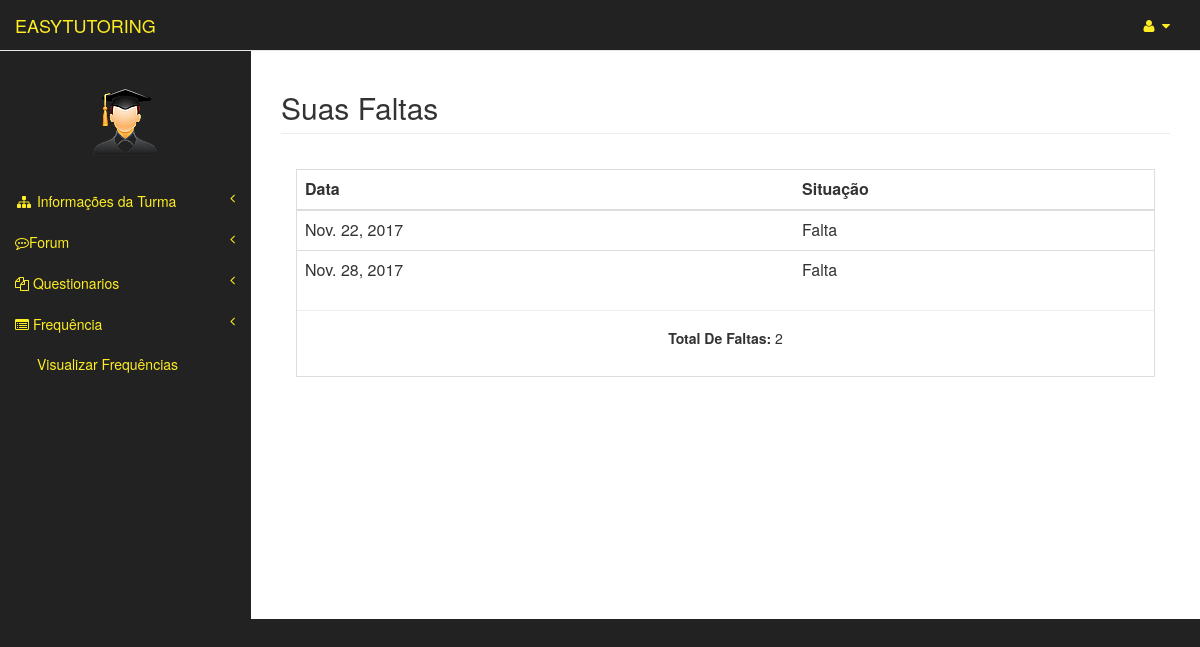
The page /faltas/faltaAluno/13/ (signed in) on the database as committed earlier.
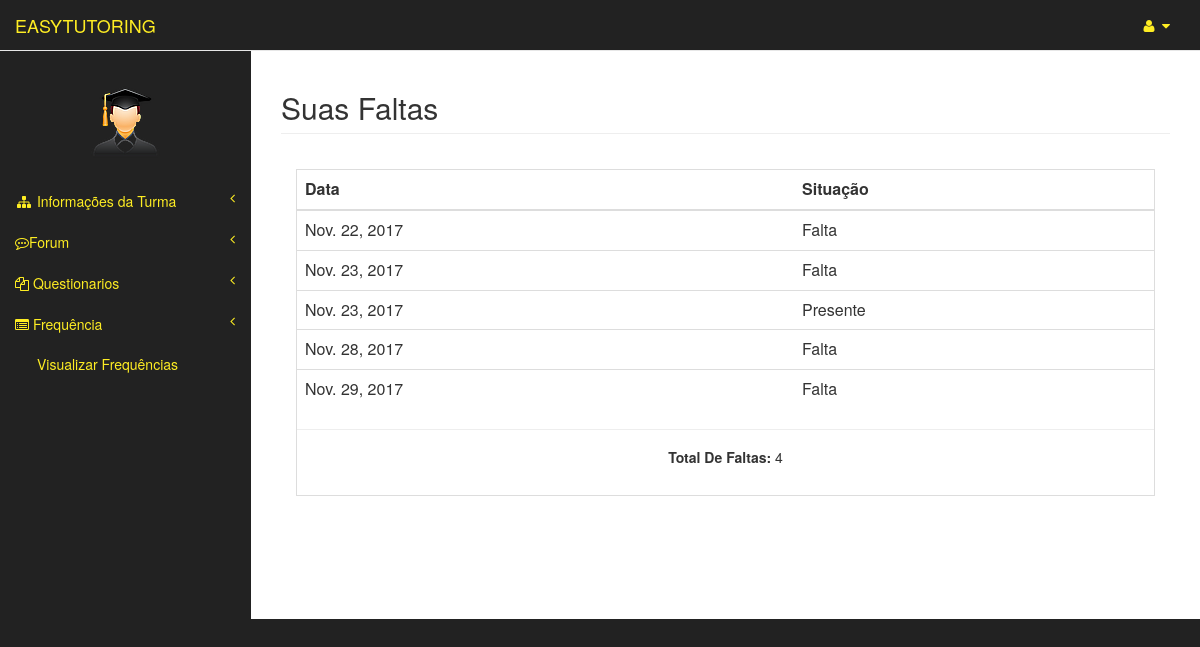
The same page on the database as committed later.
### usuarios/models.py (models this page shows, shortened)
class Usuario(models.Model):
	user = models.OneToOneField(User)
	matricula = models.CharField(max_length=20)
	curso = models.CharField(max_length=3)
	tipo = models.CharField(max_length=8, blank=False,null=True)
	nome_completo = models.CharField(max_length=150)
	img = models.ImageField(upload_to="img/original/", blank=True)
	thumb = ThumbnailerImageField(upload_to="img/thumb/", blank=True,null=True,resize_source=dict(size=(100, 100), sharpen=True))

### faltas/models.py (models this page shows)
class Falta(models.Model):
	turmas = models.ForeignKey(Turma)
	alunos= models.ForeignKey(Aluno)
	date= models.DateField()
	presenca = models.BooleanField(default=False)

### faltas/views.py (the view)
# urls.py: url(r'^faltaAluno/(?P<turma_id>[0-9]+)/$', views.faltaAluno, name='faltaAluno'),
def faltaAluno(request,turma_id):
	user = request.user
	usuario = Usuario.objects.get(user=user)
	turma = Turma.objects.get(pk=turma_id)
	faltas = Falta.objects.filter(turmas=turma,alunos=usuario).order_by('date')
	count_falta = len(Falta.objects.filter(turmas=turma,alunos=usuario,presenca=False))
	context ={'usuario': usuario,
	'turma':turma,
	'faltas': faltas,
	'count_falta':count_falta
	}
	return render(request,'faltas/faltaAluno.html',context=context)

### templates/faltas/faltaAluno.html (shortened to what this page needs)
{% extends "aluno_area/turmaArea.html" %}
{% block pageHeader %}
    <h2 class="page-header">Suas Faltas</h2>
{% endblock pageHeader %}
{% block form %}
      <div class="panel-body">
        <div class="table-responsive table-bordered">
            <table class="table">
                <thead>
                    <tr>
                      <th>Data</th>
                      <th>Situação</th>
                    </tr>
                </thead>
                    {% for falta in faltas  %}
                          <tr>
              <td>{{falta.date}}</td>
            {% if falta.presenca == True %}
              <td>Presente</td>
            {% else %}
              <td>Falta</td>
            {% endif %}
                          </tr>
                    {% endfor %}
                  </table>
                  <hr>
                <center><h5><b>Total De Faltas: </b>{{count_falta}}</h5></center>
                <br>
              </div>
        </div>
    </div>
{% endblock form %}

### templates/aluno_area/turmaArea.html (shortened to what this page needs)
{% extends "aluno_area/index.html" %}
{% block principal %}
    <a class="navbar-brand" href="{% url 'tutor_area:index' %}" id="link-color">EASYTUTORING</a>
{% endblock principal %}
{% block barraLateral %}
                <div class="navbar-default sidebar" role="navigation">
                <div class="sidebar-nav navbar-collapse">
                    <ul class="nav" id="side-menu">
                        <br>
                       <center><p><img src="{{ usuario.thumb.url}}" class= "img-circle"/> </p></center>
                        <li class="itens-menu">
                            <a href="#" id="link-color"><i class="fa fa-sitemap fa-fw"></i> Informações da Turma<span class="fa arrow"></span></a>
                        </li>
                        <li class="itens-menu">
                            <a href="#" id="link-color"><i class="fa fa-commenting-o" ></i>Forum<span class="fa arrow"></span></a>
                        </li>
                        <li class="itens-menu">
                            <a href="#" id="link-color"><i class="fa fa-files-o"></i> Questionarios<span class="fa arrow"></span></a>
                        </li>
                        <li class="itens-menu">
                            <a href="#" id="link-color"><i class="fa fa-list-alt"></i> Frequência<span class="fa arrow"></span></a>
                            <ul class="nav nav-second-level">
                                <li  class="itens-menu">
                                    <a href="{% url 'faltas:faltaAluno' turma.id %}" id="link-color">Visualizar Frequências</a>
                                </li>
                            </ul>
                        </li>
                    </ul>
                </div>
            </div>
{% endblock barraLateral %}

### templates/aluno_area/index.html (shortened to what this page needs)
{% extends "templateEasyTutoring.html" %}

### templates/templateEasyTutoring.html (shortened to what this page needs)
<html lang="pt-br">
{% load static  %}
<head>
    <link href="{% static 'templateEasyTutoring/vendor/bootstrap/css/bootstrap.min.css' %}" rel="stylesheet">
    <link href="{% static 'css/tutoring.css' %}" rel="stylesheet">
    <link href="{% static 'templateEasyTutoring/vendor/metisMenu/metisMenu.min.css' %}" rel="stylesheet">
    <link href="{% static 'templateEasyTutoring/dist/css/sb-admin-2.css' %}" rel="stylesheet">
    <link href="{% static 'templateEasyTutoring/vendor/morrisjs/morris.css' %}" rel="stylesheet">
    <link href="{% static 'templateEasyTutoring/vendor/font-awesome/css/font-awesome.min.css' %}" rel="stylesheet" type="text/css">
    <link href="{% static 'css/notify/bootstrap-notify.css' %}" rel="stylesheet" type="text/css">
</head>
<body>
    <div id="wrapper">
        <nav class="navbar navbar-default navbar-static-top" role="navigation" style="margin-bottom: 0">
            <div class="navbar-header">
                {% block principal %}
                {% endblock principal %}
            </div>
            <ul class="nav navbar-top-links navbar-right">
                <li class="dropdown itens-menu"  >
                    <a class="dropdown-toggle" data-toggle="dropdown" href="#" id="link-color">
                        <i class="fa fa-user fa-fw" id="link-color"></i> <i class="fa fa-caret-down"></i>
                    </a>
            </li>
            </ul>
            {% block barraLateral %}
            {% endblock barraLateral %}
        </nav>
        <div id="page-wrapper">
            <div class="row">
                <div class="col-lg-12">
                    {% block pageHeader %}{% endblock pageHeader %}
                </div>
            </div>
            <div class="row">
                <div class="col-lg-12">
                {% block form %}
                {% endblock form %}
                 </div>
            </div>
        </div>
</body>
</html>

### static/css/tutoring.css (style rules this page uses)
#link-color { color: #feed23; }

Rows that differ between the two databases and show on the page:
added Falta: date "Nov. 23, 2017", presenca "Falta"
added Falta: date "Nov. 23, 2017", presenca "Presente"
added Falta: date "Nov. 29, 2017", presenca "Falta"
Other text that changed with them:
{{ count_falta }}: "2" → "4"
